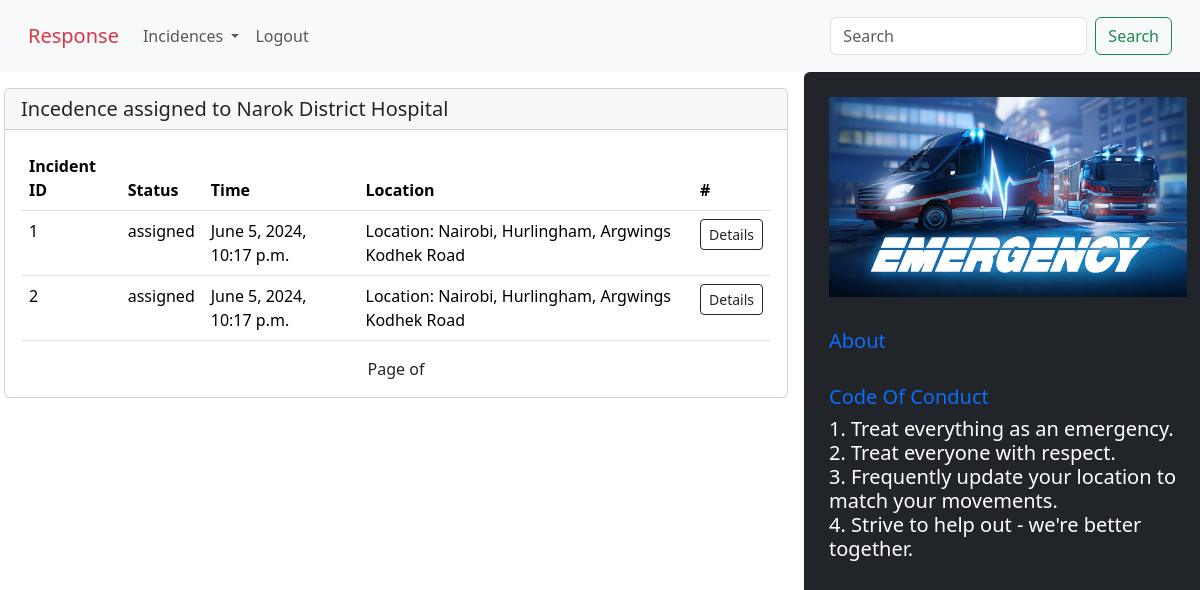
/home/ (signed in), run on an earlier commit of the app's database.
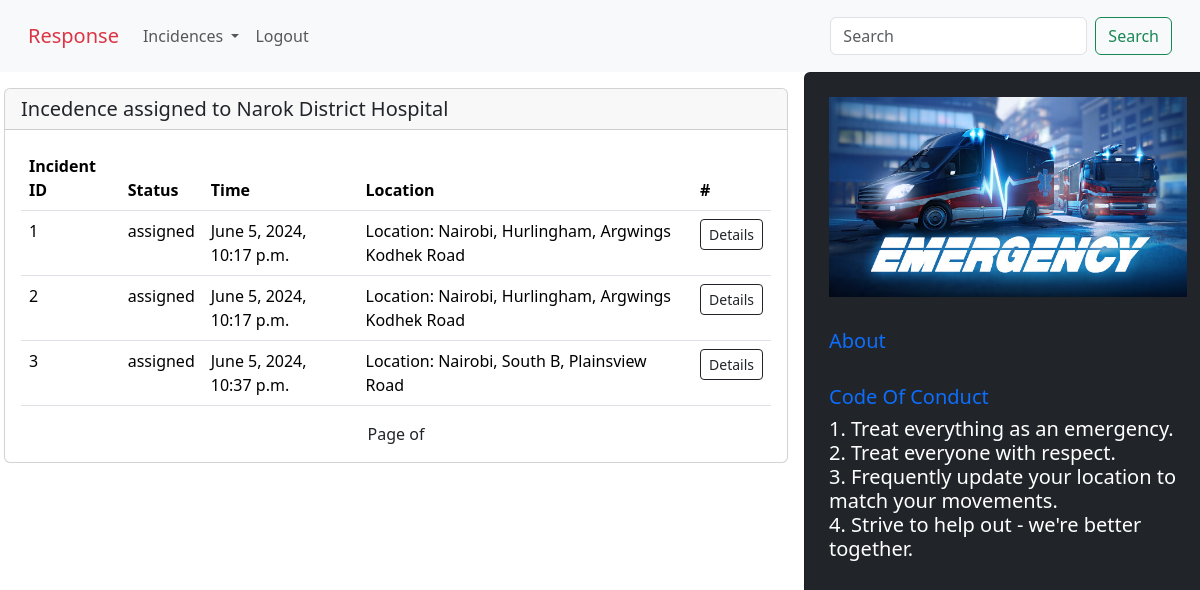
And on a later commit of the database.
### administrator/models.py (models this page shows)
class Response(models.Model):
    incident = models.ForeignKey(Incidence, on_delete=models.CASCADE, related_name="incedence")
    responders = models.ManyToManyField(CustomUser, related_name="response")
    message = models.TextField()

class Incidence(models.Model):
    choices = [
        ('pending', 'Pending'),
        ('assigned', 'Assigned'),
        ('cancelled', 'Cancelled'),
        ('closed', 'Closed'),
    ]
    incidence_type = models.CharField(max_length=100)
    call = models.ForeignKey(Calls, on_delete=models.CASCADE, blank=True, null=True)
    location = models.ForeignKey(Location, on_delete=models.CASCADE)
    desc = models.TextField()
    time_of_incident = models.DateTimeField(auto_now=True)
    status = models.CharField(max_length=50, choices=choices, default="pending")

### main/models.py (models this page shows)
class Location(models.Model):
    address = models.CharField(max_length=255)
    lon = models.FloatField()
    lat = models.FloatField()
    def __str__(self):
        return f'Location: {self.address}'

### main/views.py (the view)
# urls.py: path('home/', views.home, name='home'),
@login_required()
def home(request):
    incedences = Response.objects.filter(responders=request.user)
    context = {
        'incedences': incedences
    }
    return render(request, 'home.html', context)

### accounts/models.py (called while the page is built)
    def __str__(self):
        return self.full_names

### main/templates/home.html (shortened to what this page needs)
{% extends './index.html' %}
{% load static %}
{% block content %}
<div class="row vh-100">
    <div class="p-3 col-12 col-lg-8 mb-4 mb-lg-0">
        {% block items %}
        {% if incedences %}
        <div class="card">
            <h5 class="card-header">Incedence assigned to {{request.user}}</h5>
            <div class="card-body">
                <div class="table-responsive">
                    <table class="table">
                        <thead>
                            <tr>
                                <th scope="col">Incident ID</th>
                                <th scope="col">Status</th>
                                <th scope="col">Time</th>
                                <th scope="col">Location</th>
                                <th scope="col">#</th>
                            </tr>
                        </thead>
                        <tbody>
                            {% for incident in incedences %}
                            <tr>
                                <td>{{incident.id}}</td>
                                <td>{{incident.incident.status}}</td>
                                <td>{{incident.incident.time_of_incident }}</td>
                                <td>{{incident.incident.location}}</td>
                                <td>
                                    <a href="{% url 'usr_incident_detail' incident.id %}"
                                        class="btn btn-sm btn-outline-dark">Details</a>
                                </td>
                            </tr>
                            {% endfor %}
                        </tbody>
                    </table>
                </div>
                <div class='pagination justify-content-center'>
                    <span class='mx-4'>
                        Page {{ page_obj.number }} of {{ page_obj.paginator.num_pages }}
                    </span>
                </div>
            </div>
        </div>
        {% endif %}
        {% endblock %}
    </div>
    <div class="col card rounded p-4 bg-dark text-white">
        <img src="{% static 'images/bg.jpg'%}" alt="" style="height: 200px;">
        <br>
        <h5 class="text-primary py-2">About</h5>
        <h5 class="text-primary">Code Of Conduct</h5>
        <h5 class="fw-lighter lh">
            1. Treat everything as an emergency.<br>
            2. Treat everyone with respect.<br>
            3. Frequently update your location to match your movements.<br>
            4. Strive to help out - we're better together.<br>
        </h5>
    </div>
</div>
{% endblock %}

What changed in the data, as far as the page shows it:
added Response: id "3", incident.status "assigned", incident.time_of_incident "June 5, 2024, 10:37 p.m.", incident.location "Location: Nairobi, South B, Plainsview Road"
